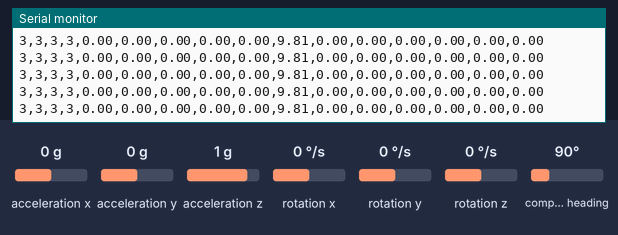
A sketch run on a simulated Arduino Uno, built with avr-gcc and run on an emulated ATmega328P. On the bench: the last lines printed to the serial monitor. Inputs (shaded band) come from the test bench; at power-on: acceleration x 0 g, acceleration y 0 g, acceleration z 1 g, rotation y 0 °/s, rotation x 0 °/s, rotation z 0 °/s, compass heading 90°.

Above: at 2.2 s.
2.3 s: acceleration x set to -1.4 g
At 3.2 s:
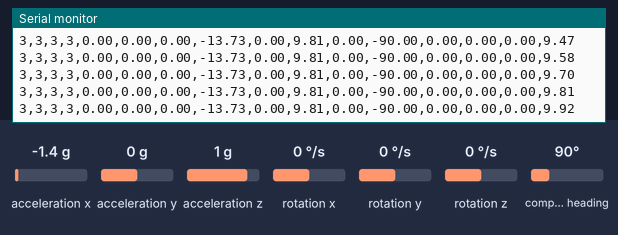
5.3 s: acceleration y set to -0.8 g
At 6.4 s:
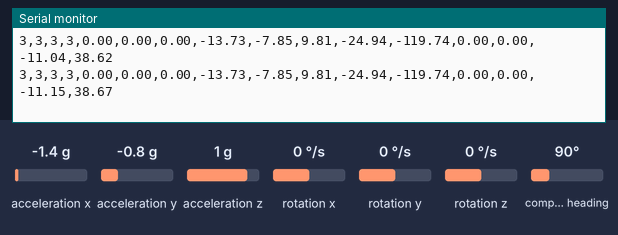
8.3 s: acceleration z set to 1.4 g
At 8.9 s:
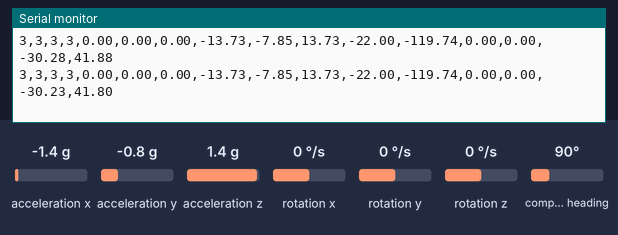
11.3 s: rotation y set to -192 °/s
At 12.0 s:
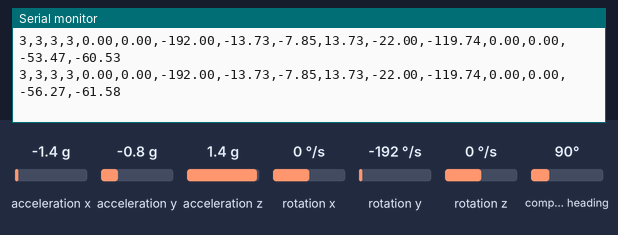
14.3 s: rotation x set to -192 °/s
At 15.0 s:
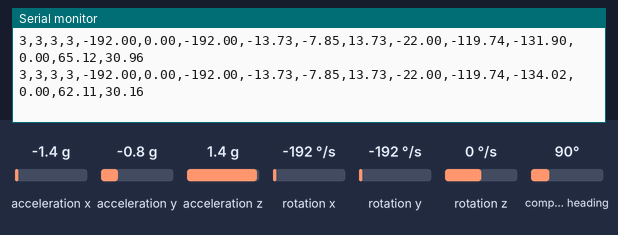
17.3 s: rotation z set to -100 °/s
At 18.4 s:
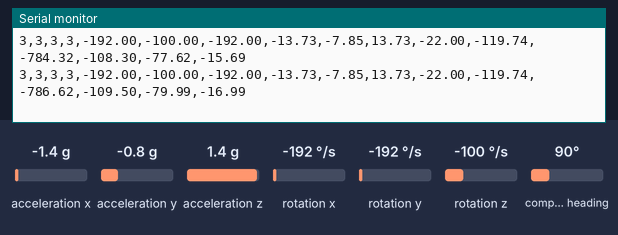

Measured:
- after the input at 2.3 s, the serial monitor: prints a new line at once (image 1)
- after the input at 11.3 s, the serial monitor: prints a new line at once (image 4)

The sketch:

Madgwick_Filter.ino
```cpp
#include <Wire.h>
#include <Adafruit_BNO055.h>
#include <Servo.h>
#include <math.h>
#include <MadgwickAHRS.h>
Madgwick filter;


Adafruit_BNO055 bno = Adafruit_BNO055(55);

double accX, accY, accZ;
double gyroX, gyroY, gyroZ;
double gyroXangle, gyroYangle, gyroZangle;

double dt;
unsigned long millisOld;

void setup() {
  // put your setup code here, to run once:
  Serial.begin(115200);
  bno.begin();
  bno.setExtCrystalUse(true);
  filter.begin(100);       // sample frequency
  delay(1000);

  imu::Vector<3> acc = bno.getVector(Adafruit_BNO055::VECTOR_ACCELEROMETER);

  accX = acc.x();
  accY = acc.y();
  accZ = acc.z();

  double roll  = atan2(accY, sqrt(accX * accX + accZ * accZ)) * RAD_TO_DEG; //Around X
  double pitch = atan2(accX, accY) * RAD_TO_DEG; //Around Z

  gyroXangle = roll;
  gyroZangle = pitch;

  millisOld = millis();
}

void loop() {
  // put your main code here, to run repeatedly:
  uint8_t system_cal, gyro_cal, accel_cal, mag_cal = 0;
  bno.getCalibration(&system_cal, &gyro_cal, &accel_cal, &mag_cal);
  imu::Vector<3> gyro = bno.getVector(Adafruit_BNO055::VECTOR_GYROSCOPE);
  imu::Vector<3> acc = bno.getVector(Adafruit_BNO055::VECTOR_ACCELEROMETER);
  gyroX = gyro.x();
  gyroY = gyro.y();
  gyroZ = gyro.z();
  accX = acc.x();
  accY = acc.y();
  accZ = acc.z();

  double roll  = atan2(accY, sqrt(accX * accX + accZ * accZ)) * RAD_TO_DEG; //Around X
  double pitch = atan2(accX, accY) * RAD_TO_DEG; //Around Z

  dt = (millis() - millisOld) / 1000.0; // Calculate delta time
  millisOld = millis();

  gyroXangle += gyroX * dt; // Calculate gyro angle without any filter
  gyroZangle += gyroZ * dt;

  filter.updateIMU(
  gyro.x(), gyro.y(), gyro.z(),
  acc.x(), acc.y(), acc.z()
  );

  float rollM = filter.getRoll();
  float pitchM = filter.getPitch();

  //Print the data
  Serial.print(system_cal);
  Serial.print(",");
  Serial.print(gyro_cal);
  Serial.print(",");
  Serial.print(accel_cal);
  Serial.print(",");
  Serial.print(mag_cal);

  Serial.print(","); Serial.print(gyroX);
  Serial.print(","); Serial.print(gyroZ);
  Serial.print(","); Serial.print(gyroY);
  Serial.print(","); Serial.print(accX);
  Serial.print(","); Serial.print(accY);
  Serial.print(","); Serial.print(accZ);

  Serial.print(","); Serial.print(roll);
  Serial.print(","); Serial.print(pitch);

  Serial.print(","); Serial.print(gyroXangle);
  Serial.print(","); Serial.print(gyroZangle);

  Serial.print(","); Serial.print(rollM); //X
  Serial.print(","); Serial.println(pitchM); //Z
}
```
